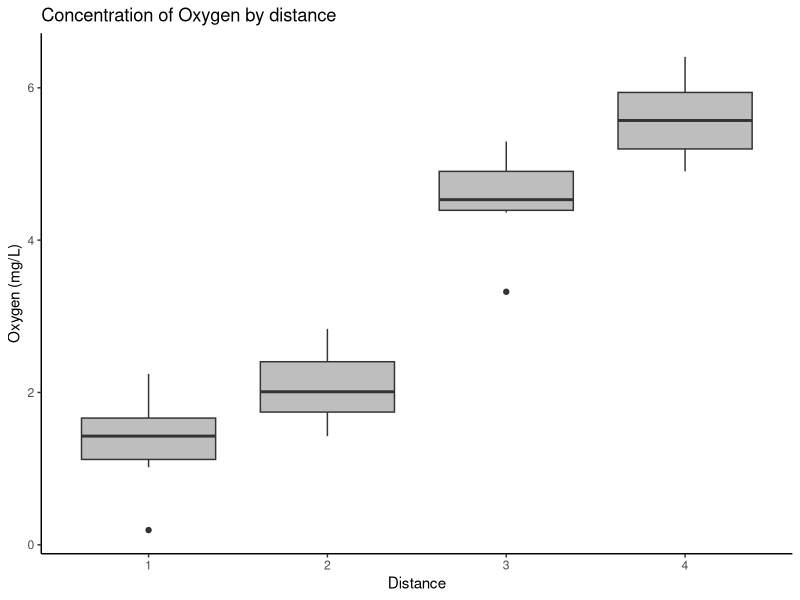
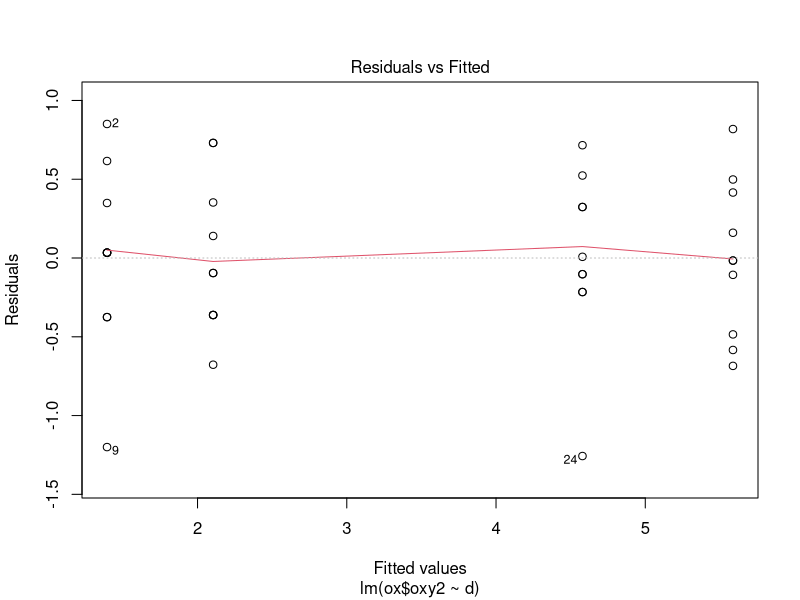
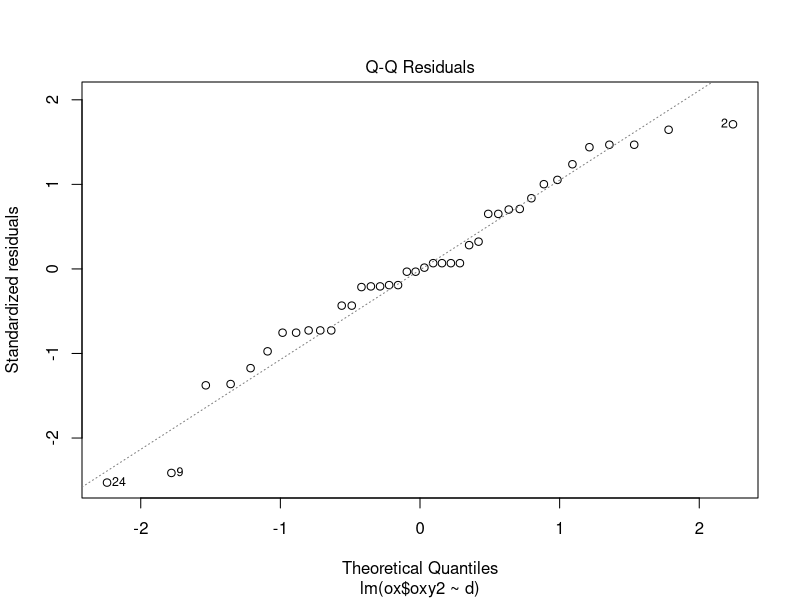
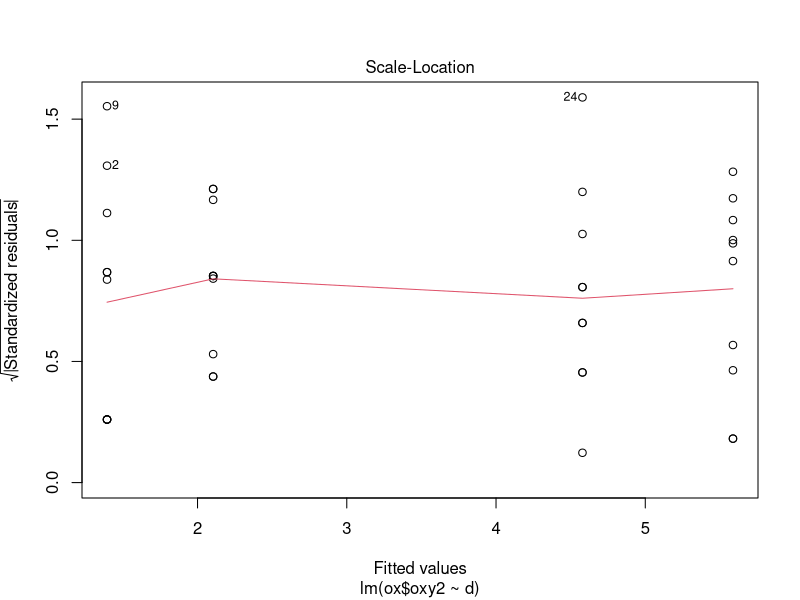
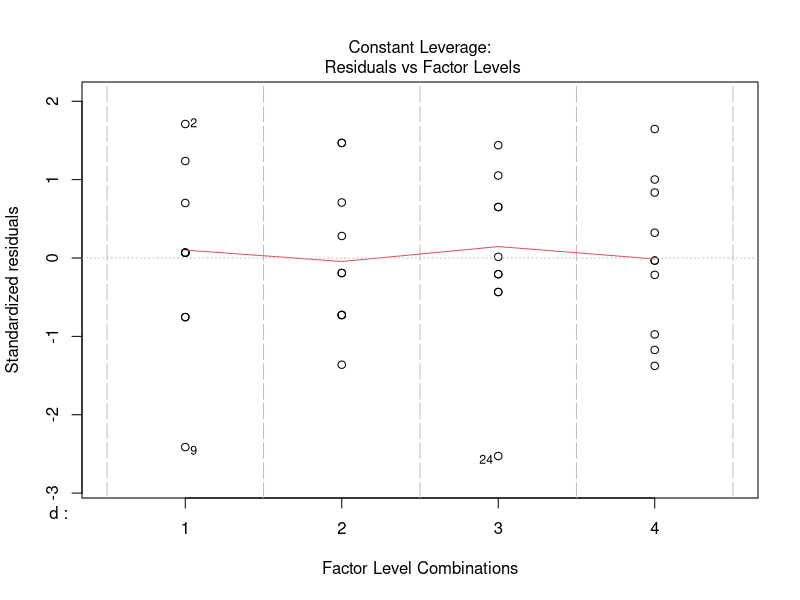
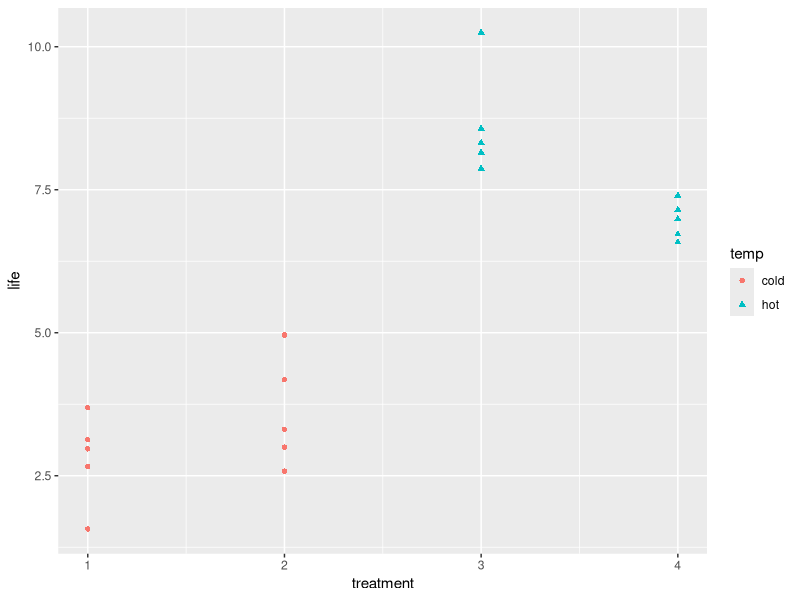

Source code (R) for these figures, in order:
## ---- chunk 1
library(knitr)
library(ggplot2)
library(dplyr)
library(tidyverse)
library(broom)
library(splines)
library(caret)
library(Matrix)
library(MASS)
library(emmeans)
knitr::opts_chunk$set(echo = FALSE, message = FALSE, warning = FALSE, fig.width = 4, fig.height = 4, tidy = TRUE)
## ---- chunk 2

#Q2A
ox <- read_csv("oxygen.csv")


d <- as.factor(ox$distance)

ox = ox %>%  mutate(
  oxy2=sqrt(ox$oxygen+.0375)
)


ggplot(data = ox, aes(x = d, y =oxy2)) + geom_boxplot(fill = "gray") + 
    labs(title = "Concentration of Oxygen by distance ", x = "Distance", y = "Oxygen (mg/L)") + 
    theme_classic()






## ---- chunk 3
lmout <- lm(ox$oxy2 ~ d)
anova(lmout)
## ---- chunk 4

plot(lmout)

## ---- chunk 5
#Q4a
bat <- read.csv("BatteryData.csv")

ggplot(bat, aes(x=treatment, y=life, shape=temp, color=temp)) +
  geom_point()



## ---- chunk 6
#Q4b
trt <- as.factor(bat$treatment)
bat2<-cbind(bat,trt)
lmbat <- lm(bat2$life~bat2$trt)

anova(lmbat)
## ---- chunk 7
#Q4c
lmeans <-lsmeans(lmbat,specs="trt")
pairs(lmeans)


## ---- chunk 8
#Q4d
l1=c(-1/2,-1/2,+1/2,+1/2)

contrast(lmeans,list(l1))
## ---- chunk 9
#Q4e
l2=c(1/2,-1/2,-1/2,+1/2)

contrast(lmeans,list(l2))
## ---- chunk 10
#Q4f
sum(l1*l2)
